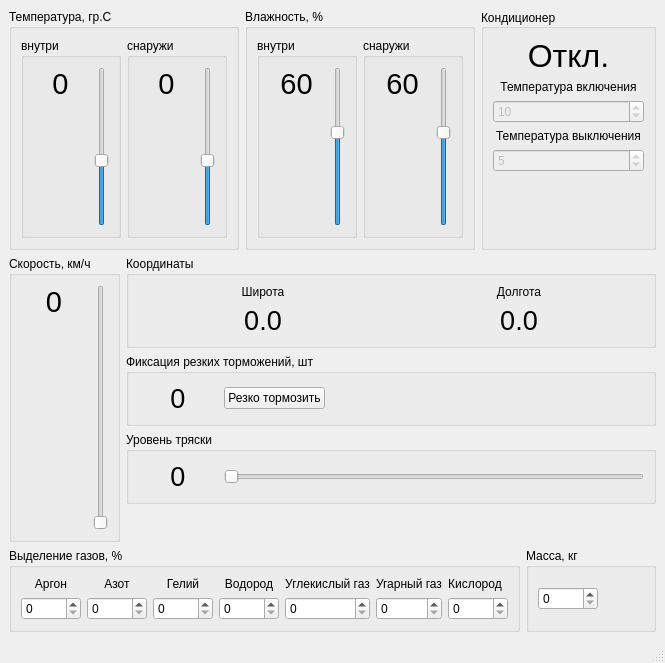
<?xml version="1.0" encoding="UTF-8"?>
<ui version="4.0">
 <class>MainWindow</class>
 <widget class="QMainWindow" name="MainWindow">
  <property name="geometry">
   <rect>
    <x>0</x>
    <y>0</y>
    <width>665</width>
    <height>663</height>
   </rect>
  </property>
  <property name="sizePolicy">
   <sizepolicy hsizetype="Fixed" vsizetype="Fixed">
    <horstretch>0</horstretch>
    <verstretch>0</verstretch>
   </sizepolicy>
  </property>
  <property name="windowTitle">
   <string>Эмулятор грузовика</string>
  </property>
  <widget class="QWidget" name="centralwidget">
   <layout class="QVBoxLayout" name="verticalLayout_16">
    <item>
     <layout class="QHBoxLayout" name="horizontalLayout_11">
      <item>
       <widget class="QGroupBox" name="groupBox_6">
        <property name="sizePolicy">
         <sizepolicy hsizetype="Minimum" vsizetype="Preferred">
          <horstretch>0</horstretch>
          <verstretch>0</verstretch>
         </sizepolicy>
        </property>
        <property name="title">
         <string>Температура, гр.С</string>
        </property>
        <layout class="QHBoxLayout" name="horizontalLayout_5">
         <item>
          <widget class="QGroupBox" name="groupBox">
           <property name="sizePolicy">
            <sizepolicy hsizetype="Fixed" vsizetype="Preferred">
             <horstretch>0</horstretch>
             <verstretch>0</verstretch>
            </sizepolicy>
           </property>
           <property name="minimumSize">
            <size>
             <width>100</width>
             <height>0</height>
            </size>
           </property>
           <property name="title">
            <string>внутри</string>
           </property>
           <layout class="QHBoxLayout" name="horizontalLayout">
            <item>
             <layout class="QVBoxLayout" name="verticalLayout">
              <item>
               <widget class="QLabel" name="label_temperatureIn">
                <property name="font">
                 <font>
                  <pointsize>22</pointsize>
                 </font>
                </property>
                <property name="text">
                 <string>0</string>
                </property>
                <property name="alignment">
                 <set>Qt::AlignCenter</set>
                </property>
               </widget>
              </item>
              <item>
               <spacer name="verticalSpacer">
                <property name="orientation">
                 <enum>Qt::Vertical</enum>
                </property>
                <property name="sizeHint" stdset="0">
                 <size>
                  <width>20</width>
                  <height>40</height>
                 </size>
                </property>
               </spacer>
              </item>
             </layout>
            </item>
            <item>
             <widget class="QSlider" name="slider_temperatureIn">
              <property name="sizePolicy">
               <sizepolicy hsizetype="Fixed" vsizetype="Expanding">
                <horstretch>0</horstretch>
                <verstretch>0</verstretch>
               </sizepolicy>
              </property>
              <property name="minimum">
               <number>-40</number>
              </property>
              <property name="maximum">
               <number>60</number>
              </property>
              <property name="pageStep">
               <number>0</number>
              </property>
              <property name="orientation">
               <enum>Qt::Vertical</enum>
              </property>
              <property name="tickPosition">
               <enum>QSlider::NoTicks</enum>
              </property>
              <property name="tickInterval">
               <number>1</number>
              </property>
             </widget>
            </item>
           </layout>
          </widget>
         </item>
         <item>
          <widget class="QGroupBox" name="groupBox_2">
           <property name="sizePolicy">
            <sizepolicy hsizetype="Fixed" vsizetype="Preferred">
             <horstretch>0</horstretch>
             <verstretch>0</verstretch>
            </sizepolicy>
           </property>
           <property name="minimumSize">
            <size>
             <width>100</width>
             <height>0</height>
            </size>
           </property>
           <property name="title">
            <string>снаружи</string>
           </property>
           <layout class="QHBoxLayout" name="horizontalLayout_2">
            <item>
             <layout class="QVBoxLayout" name="verticalLayout_2">
              <item>
               <widget class="QLabel" name="label_temperatureOut">
                <property name="font">
                 <font>
                  <pointsize>22</pointsize>
                 </font>
                </property>
                <property name="text">
                 <string>0</string>
                </property>
                <property name="alignment">
                 <set>Qt::AlignCenter</set>
                </property>
               </widget>
              </item>
              <item>
               <spacer name="verticalSpacer_2">
                <property name="orientation">
                 <enum>Qt::Vertical</enum>
                </property>
                <property name="sizeHint" stdset="0">
                 <size>
                  <width>20</width>
                  <height>40</height>
                 </size>
                </property>
               </spacer>
              </item>
             </layout>
            </item>
            <item>
             <widget class="QSlider" name="slider_temperatureOut">
              <property name="sizePolicy">
               <sizepolicy hsizetype="Fixed" vsizetype="Expanding">
                <horstretch>0</horstretch>
                <verstretch>0</verstretch>
               </sizepolicy>
              </property>
              <property name="minimum">
               <number>-40</number>
              </property>
              <property name="maximum">
               <number>60</number>
              </property>
              <property name="pageStep">
               <number>0</number>
              </property>
              <property name="orientation">
               <enum>Qt::Vertical</enum>
              </property>
              <property name="tickPosition">
               <enum>QSlider::NoTicks</enum>
              </property>
              <property name="tickInterval">
               <number>1</number>
              </property>
             </widget>
            </item>
           </layout>
          </widget>
         </item>
        </layout>
       </widget>
      </item>
      <item>
       <widget class="QGroupBox" name="groupBox_7">
        <property name="title">
         <string>Влажность, %</string>
        </property>
        <layout class="QHBoxLayout" name="horizontalLayout_6">
         <item>
          <widget class="QGroupBox" name="groupBox_4">
           <property name="sizePolicy">
            <sizepolicy hsizetype="Fixed" vsizetype="Preferred">
             <horstretch>0</horstretch>
             <verstretch>0</verstretch>
            </sizepolicy>
           </property>
           <property name="minimumSize">
            <size>
             <width>100</width>
             <height>0</height>
            </size>
           </property>
           <property name="title">
            <string>внутри</string>
           </property>
           <layout class="QHBoxLayout" name="horizontalLayout_3">
            <item>
             <layout class="QVBoxLayout" name="verticalLayout_3">
              <item>
               <widget class="QLabel" name="label_humidityIn">
                <property name="font">
                 <font>
                  <pointsize>22</pointsize>
                 </font>
                </property>
                <property name="text">
                 <string>60</string>
                </property>
                <property name="alignment">
                 <set>Qt::AlignCenter</set>
                </property>
               </widget>
              </item>
              <item>
               <spacer name="verticalSpacer_3">
                <property name="orientation">
                 <enum>Qt::Vertical</enum>
                </property>
                <property name="sizeHint" stdset="0">
                 <size>
                  <width>20</width>
                  <height>40</height>
                 </size>
                </property>
               </spacer>
              </item>
             </layout>
            </item>
            <item>
             <widget class="QSlider" name="slider_humidityIn">
              <property name="sizePolicy">
               <sizepolicy hsizetype="Fixed" vsizetype="Expanding">
                <horstretch>0</horstretch>
                <verstretch>0</verstretch>
               </sizepolicy>
              </property>
              <property name="minimum">
               <number>0</number>
              </property>
              <property name="maximum">
               <number>100</number>
              </property>
              <property name="pageStep">
               <number>0</number>
              </property>
              <property name="value">
               <number>60</number>
              </property>
              <property name="orientation">
               <enum>Qt::Vertical</enum>
              </property>
              <property name="tickPosition">
               <enum>QSlider::NoTicks</enum>
              </property>
              <property name="tickInterval">
               <number>1</number>
              </property>
             </widget>
            </item>
           </layout>
          </widget>
         </item>
         <item>
          <widget class="QGroupBox" name="groupBox_5">
           <property name="sizePolicy">
            <sizepolicy hsizetype="Fixed" vsizetype="Preferred">
             <horstretch>0</horstretch>
             <verstretch>0</verstretch>
            </sizepolicy>
           </property>
           <property name="minimumSize">
            <size>
             <width>100</width>
             <height>200</height>
            </size>
           </property>
           <property name="title">
            <string>снаружи</string>
           </property>
           <layout class="QHBoxLayout" name="horizontalLayout_4">
            <item>
             <layout class="QVBoxLayout" name="verticalLayout_4">
              <item>
               <widget class="QLabel" name="label_humidityOut">
                <property name="font">
                 <font>
                  <pointsize>22</pointsize>
                 </font>
                </property>
                <property name="text">
                 <string>60</string>
                </property>
                <property name="alignment">
                 <set>Qt::AlignCenter</set>
                </property>
               </widget>
              </item>
              <item>
               <spacer name="verticalSpacer_4">
                <property name="orientation">
                 <enum>Qt::Vertical</enum>
                </property>
                <property name="sizeHint" stdset="0">
                 <size>
                  <width>20</width>
                  <height>40</height>
                 </size>
                </property>
               </spacer>
              </item>
             </layout>
            </item>
            <item>
             <widget class="QSlider" name="slider_humidityOut">
              <property name="sizePolicy">
               <sizepolicy hsizetype="Fixed" vsizetype="Expanding">
                <horstretch>0</horstretch>
                <verstretch>0</verstretch>
               </sizepolicy>
              </property>
              <property name="minimum">
               <number>0</number>
              </property>
              <property name="maximum">
               <number>100</number>
              </property>
              <property name="pageStep">
               <number>0</number>
              </property>
              <property name="value">
               <number>60</number>
              </property>
              <property name="orientation">
               <enum>Qt::Vertical</enum>
              </property>
              <property name="tickPosition">
               <enum>QSlider::NoTicks</enum>
              </property>
              <property name="tickInterval">
               <number>1</number>
              </property>
             </widget>
            </item>
           </layout>
          </widget>
         </item>
        </layout>
       </widget>
      </item>
      <item>
       <widget class="QGroupBox" name="groupBox_3">
        <property name="title">
         <string>Кондиционер</string>
        </property>
        <property name="alignment">
         <set>Qt::AlignLeading|Qt::AlignLeft|Qt::AlignVCenter</set>
        </property>
        <layout class="QVBoxLayout" name="verticalLayout_8">
         <item>
          <widget class="QLabel" name="label_conditionerState">
           <property name="font">
            <font>
             <pointsize>24</pointsize>
            </font>
           </property>
           <property name="toolTip">
            <string>Текущее состогяние кондиционера</string>
           </property>
           <property name="text">
            <string>Откл.</string>
           </property>
           <property name="alignment">
            <set>Qt::AlignCenter</set>
           </property>
           <property name="wordWrap">
            <bool>false</bool>
           </property>
          </widget>
         </item>
         <item>
          <widget class="QLabel" name="label_20">
           <property name="text">
            <string>Температура включения</string>
           </property>
           <property name="alignment">
            <set>Qt::AlignCenter</set>
           </property>
           <property name="wordWrap">
            <bool>true</bool>
           </property>
          </widget>
         </item>
         <item>
          <widget class="QSpinBox" name="spinBox_conditionerOn">
           <property name="enabled">
            <bool>false</bool>
           </property>
           <property name="toolTip">
            <string>&lt;html&gt;&lt;head/&gt;&lt;body&gt;&lt;p&gt;При достижении этой температурв кондиционер бкдет включен&lt;/p&gt;&lt;/body&gt;&lt;/html&gt;</string>
           </property>
           <property name="maximum">
            <number>60</number>
           </property>
           <property name="value">
            <number>10</number>
           </property>
          </widget>
         </item>
         <item>
          <widget class="QLabel" name="label_21">
           <property name="text">
            <string>Температура выключения</string>
           </property>
           <property name="alignment">
            <set>Qt::AlignCenter</set>
           </property>
           <property name="wordWrap">
            <bool>true</bool>
           </property>
          </widget>
         </item>
         <item>
          <widget class="QSpinBox" name="spinBox_conditionerOff">
           <property name="enabled">
            <bool>false</bool>
           </property>
           <property name="toolTip">
            <string>При достижении этой температуры кондиционер будет выключен</string>
           </property>
           <property name="minimum">
            <number>-5</number>
           </property>
           <property name="maximum">
            <number>20</number>
           </property>
           <property name="value">
            <number>5</number>
           </property>
          </widget>
         </item>
         <item>
          <spacer name="verticalSpacer_7">
           <property name="orientation">
            <enum>Qt::Vertical</enum>
           </property>
           <property name="sizeHint" stdset="0">
            <size>
             <width>20</width>
             <height>40</height>
            </size>
           </property>
          </spacer>
         </item>
        </layout>
       </widget>
      </item>
     </layout>
    </item>
    <item>
     <layout class="QHBoxLayout" name="horizontalLayout_12">
      <item>
       <widget class="QGroupBox" name="groupBox_8">
        <property name="sizePolicy">
         <sizepolicy hsizetype="Fixed" vsizetype="Preferred">
          <horstretch>0</horstretch>
          <verstretch>0</verstretch>
         </sizepolicy>
        </property>
        <property name="title">
         <string>Скорость, км/ч</string>
        </property>
        <layout class="QHBoxLayout" name="horizontalLayout_7">
         <item>
          <layout class="QVBoxLayout" name="verticalLayout_5">
           <item>
            <widget class="QLabel" name="label_speed">
             <property name="font">
              <font>
               <pointsize>22</pointsize>
              </font>
             </property>
             <property name="text">
              <string>0</string>
             </property>
             <property name="alignment">
              <set>Qt::AlignCenter</set>
             </property>
            </widget>
           </item>
           <item>
            <spacer name="verticalSpacer_5">
             <property name="orientation">
              <enum>Qt::Vertical</enum>
             </property>
             <property name="sizeHint" stdset="0">
              <size>
               <width>20</width>
               <height>40</height>
              </size>
             </property>
            </spacer>
           </item>
          </layout>
         </item>
         <item>
          <widget class="QSlider" name="slider_speed">
           <property name="sizePolicy">
            <sizepolicy hsizetype="Fixed" vsizetype="Expanding">
             <horstretch>0</horstretch>
             <verstretch>0</verstretch>
            </sizepolicy>
           </property>
           <property name="minimum">
            <number>0</number>
           </property>
           <property name="maximum">
            <number>120</number>
           </property>
           <property name="pageStep">
            <number>0</number>
           </property>
           <property name="orientation">
            <enum>Qt::Vertical</enum>
           </property>
           <property name="tickPosition">
            <enum>QSlider::NoTicks</enum>
           </property>
           <property name="tickInterval">
            <number>1</number>
           </property>
          </widget>
         </item>
        </layout>
       </widget>
      </item>
      <item>
       <layout class="QVBoxLayout" name="verticalLayout_17">
        <item>
         <widget class="QGroupBox" name="groupBox_9">
          <property name="title">
           <string>Координаты</string>
          </property>
          <layout class="QHBoxLayout" name="horizontalLayout_8">
           <item>
            <layout class="QVBoxLayout" name="verticalLayout_6">
             <item>
              <widget class="QLabel" name="label_6">
               <property name="text">
                <string>Широта</string>
               </property>
               <property name="alignment">
                <set>Qt::AlignCenter</set>
               </property>
              </widget>
             </item>
             <item>
              <widget class="QLabel" name="label_lat">
               <property name="font">
                <font>
                 <pointsize>20</pointsize>
                </font>
               </property>
               <property name="text">
                <string>0.0</string>
               </property>
               <property name="alignment">
                <set>Qt::AlignCenter</set>
               </property>
              </widget>
             </item>
            </layout>
           </item>
           <item>
            <layout class="QVBoxLayout" name="verticalLayout_7">
             <item>
              <widget class="QLabel" name="label_7">
               <property name="text">
                <string>Долгота</string>
               </property>
               <property name="alignment">
                <set>Qt::AlignCenter</set>
               </property>
              </widget>
             </item>
             <item>
              <widget class="QLabel" name="label_lon">
               <property name="minimumSize">
                <size>
                 <width>250</width>
                 <height>0</height>
                </size>
               </property>
               <property name="font">
                <font>
                 <pointsize>20</pointsize>
                </font>
               </property>
               <property name="text">
                <string>0.0</string>
               </property>
               <property name="alignment">
                <set>Qt::AlignCenter</set>
               </property>
              </widget>
             </item>
            </layout>
           </item>
          </layout>
         </widget>
        </item>
        <item>
         <widget class="QGroupBox" name="groupBox_11">
          <property name="title">
           <string>Фиксация резких торможений, шт</string>
          </property>
          <layout class="QHBoxLayout" name="horizontalLayout_9">
           <item>
            <widget class="QLabel" name="label_suddenBraking">
             <property name="minimumSize">
              <size>
               <width>80</width>
               <height>0</height>
              </size>
             </property>
             <property name="font">
              <font>
               <pointsize>20</pointsize>
              </font>
             </property>
             <property name="text">
              <string>0</string>
             </property>
             <property name="alignment">
              <set>Qt::AlignCenter</set>
             </property>
            </widget>
           </item>
           <item>
            <widget class="QPushButton" name="pushButton_suddenBraking">
             <property name="text">
              <string>Резко тормозить</string>
             </property>
            </widget>
           </item>
           <item>
            <spacer name="horizontalSpacer">
             <property name="orientation">
              <enum>Qt::Horizontal</enum>
             </property>
             <property name="sizeHint" stdset="0">
              <size>
               <width>40</width>
               <height>20</height>
              </size>
             </property>
            </spacer>
           </item>
          </layout>
         </widget>
        </item>
        <item>
         <widget class="QGroupBox" name="groupBox_10">
          <property name="title">
           <string>Уровень тряски</string>
          </property>
          <layout class="QHBoxLayout" name="horizontalLayout_15">
           <item>
            <widget class="QLabel" name="label_choke">
             <property name="minimumSize">
              <size>
               <width>80</width>
               <height>0</height>
              </size>
             </property>
             <property name="font">
              <font>
               <pointsize>20</pointsize>
              </font>
             </property>
             <property name="text">
              <string>0</string>
             </property>
             <property name="alignment">
              <set>Qt::AlignCenter</set>
             </property>
            </widget>
           </item>
           <item>
            <widget class="QSlider" name="slider_chock">
             <property name="orientation">
              <enum>Qt::Horizontal</enum>
             </property>
            </widget>
           </item>
          </layout>
         </widget>
        </item>
        <item>
         <spacer name="verticalSpacer_6">
          <property name="orientation">
           <enum>Qt::Vertical</enum>
          </property>
          <property name="sizeHint" stdset="0">
           <size>
            <width>20</width>
            <height>40</height>
           </size>
          </property>
         </spacer>
        </item>
       </layout>
      </item>
     </layout>
    </item>
    <item>
     <layout class="QHBoxLayout" name="horizontalLayout_14">
      <item>
       <widget class="QGroupBox" name="groupBox_12">
        <property name="title">
         <string>Выделение газов, %</string>
        </property>
        <layout class="QHBoxLayout" name="horizontalLayout_10">
         <item>
          <layout class="QVBoxLayout" name="verticalLayout_9">
           <item>
            <widget class="QLabel" name="label_11">
             <property name="text">
              <string>Аргон</string>
             </property>
             <property name="alignment">
              <set>Qt::AlignCenter</set>
             </property>
            </widget>
           </item>
           <item>
            <widget class="QSpinBox" name="spinBox_argon">
             <property name="minimumSize">
              <size>
               <width>60</width>
               <height>0</height>
              </size>
             </property>
             <property name="maximum">
              <number>100</number>
             </property>
            </widget>
           </item>
          </layout>
         </item>
         <item>
          <layout class="QVBoxLayout" name="verticalLayout_10">
           <item>
            <widget class="QLabel" name="label_12">
             <property name="text">
              <string>Азот</string>
             </property>
             <property name="alignment">
              <set>Qt::AlignCenter</set>
             </property>
            </widget>
           </item>
           <item>
            <widget class="QSpinBox" name="spinBox_azot">
             <property name="minimumSize">
              <size>
               <width>60</width>
               <height>0</height>
              </size>
             </property>
             <property name="maximum">
              <number>100</number>
             </property>
            </widget>
           </item>
          </layout>
         </item>
         <item>
          <layout class="QVBoxLayout" name="verticalLayout_11">
           <item>
            <widget class="QLabel" name="label_13">
             <property name="text">
              <string>Гелий</string>
             </property>
             <property name="alignment">
              <set>Qt::AlignCenter</set>
             </property>
            </widget>
           </item>
           <item>
            <widget class="QSpinBox" name="spinBox_heli">
             <property name="minimumSize">
              <size>
               <width>60</width>
               <height>0</height>
              </size>
             </property>
             <property name="maximum">
              <number>100</number>
             </property>
            </widget>
           </item>
          </layout>
         </item>
         <item>
          <layout class="QVBoxLayout" name="verticalLayout_12">
           <item>
            <widget class="QLabel" name="label_14">
             <property name="text">
              <string>Водород</string>
             </property>
             <property name="alignment">
              <set>Qt::AlignCenter</set>
             </property>
            </widget>
           </item>
           <item>
            <widget class="QSpinBox" name="spinBox_vodorod">
             <property name="minimumSize">
              <size>
               <width>60</width>
               <height>0</height>
              </size>
             </property>
             <property name="maximum">
              <number>100</number>
             </property>
            </widget>
           </item>
          </layout>
         </item>
         <item>
          <layout class="QVBoxLayout" name="verticalLayout_13">
           <item>
            <widget class="QLabel" name="label_15">
             <property name="text">
              <string>Углекислый газ</string>
             </property>
             <property name="alignment">
              <set>Qt::AlignCenter</set>
             </property>
             <property name="wordWrap">
              <bool>true</bool>
             </property>
            </widget>
           </item>
           <item>
            <widget class="QSpinBox" name="spinBox_CO2">
             <property name="minimumSize">
              <size>
               <width>60</width>
               <height>0</height>
              </size>
             </property>
             <property name="maximum">
              <number>100</number>
             </property>
            </widget>
           </item>
          </layout>
         </item>
         <item>
          <layout class="QVBoxLayout" name="verticalLayout_14">
           <item>
            <widget class="QLabel" name="label_16">
             <property name="text">
              <string>Угарный газ</string>
             </property>
             <property name="alignment">
              <set>Qt::AlignCenter</set>
             </property>
             <property name="wordWrap">
              <bool>true</bool>
             </property>
            </widget>
           </item>
           <item>
            <widget class="QSpinBox" name="spinBox_CO">
             <property name="minimumSize">
              <size>
               <width>60</width>
               <height>0</height>
              </size>
             </property>
             <property name="maximum">
              <number>100</number>
             </property>
            </widget>
           </item>
          </layout>
         </item>
         <item>
          <layout class="QVBoxLayout" name="verticalLayout_15">
           <item>
            <widget class="QLabel" name="label_17">
             <property name="sizePolicy">
              <sizepolicy hsizetype="Fixed" vsizetype="Preferred">
               <horstretch>0</horstretch>
               <verstretch>0</verstretch>
              </sizepolicy>
             </property>
             <property name="text">
              <string>Кислород</string>
             </property>
             <property name="alignment">
              <set>Qt::AlignCenter</set>
             </property>
            </widget>
           </item>
           <item>
            <widget class="QSpinBox" name="spinBox_O2">
             <property name="minimumSize">
              <size>
               <width>60</width>
               <height>0</height>
              </size>
             </property>
             <property name="maximum">
              <number>100</number>
             </property>
            </widget>
           </item>
          </layout>
         </item>
        </layout>
       </widget>
      </item>
      <item>
       <widget class="QGroupBox" name="groupBox_13">
        <property name="title">
         <string>Масса, кг</string>
        </property>
        <layout class="QHBoxLayout" name="horizontalLayout_13">
         <item>
          <widget class="QSpinBox" name="spinBox_weight">
           <property name="minimumSize">
            <size>
             <width>60</width>
             <height>0</height>
            </size>
           </property>
           <property name="toolTip">
            <string>До 5 тонн</string>
           </property>
           <property name="maximum">
            <number>3000</number>
           </property>
          </widget>
         </item>
         <item>
          <spacer name="horizontalSpacer_2">
           <property name="orientation">
            <enum>Qt::Horizontal</enum>
           </property>
           <property name="sizeHint" stdset="0">
            <size>
             <width>40</width>
             <height>20</height>
            </size>
           </property>
          </spacer>
         </item>
        </layout>
       </widget>
      </item>
     </layout>
    </item>
   </layout>
  </widget>
  <widget class="QMenuBar" name="menubar">
   <property name="geometry">
    <rect>
     <x>0</x>
     <y>0</y>
     <width>665</width>
     <height>21</height>
    </rect>
   </property>
  </widget>
  <widget class="QStatusBar" name="statusbar"/>
 </widget>
 <resources/>
 <connections/>
</ui>
